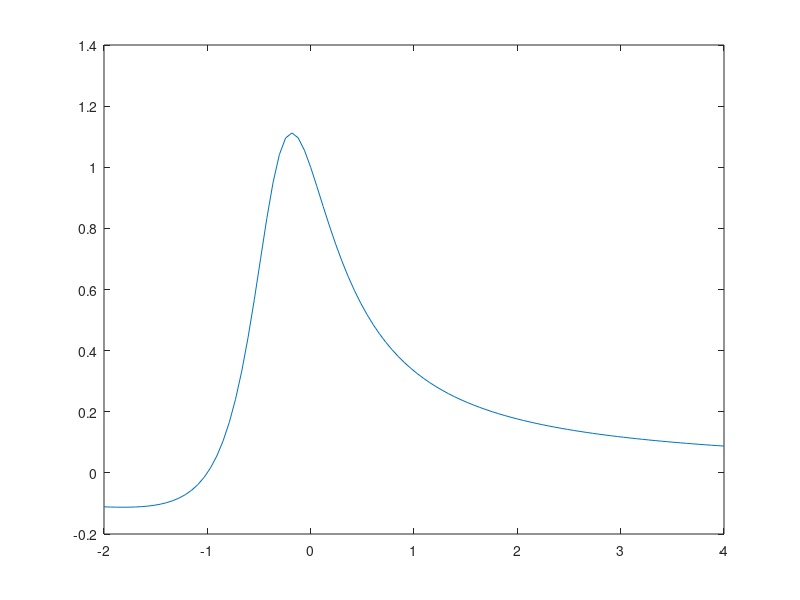

The MATLAB script that drew this image: (Note: this script raises an error after producing the figure.)
xi = -2:4;
xx = linspace(-2, 4);
fi = (xi + 1) ./ (3 * xi.^2 + 2 * xi + 1);
f = (xx + 1) ./ (3 * xx.^2 + 2 * xx + 1);
dfi = -(3 * xi.^2 + 6 * xi + 1) ./ (3 * xi.^2 + 2 * xi + 1).^2;

% Plot the function
plot(xx, f);
hold on;

% Compute and plot Lagrange interpolant
d = divided_diff(xi, fi);
plot(xx, newton_int(xi, d, xx));

% Compute and plot Hermite interpolant
[zi, d2] = divided_diff2(xi, fi, dfi);
plot(xx, newton_int(zi, d2, xx));

% Compute and plot de Boor spline interpolant
S = spline(xi, fi, xx);
plot(xx, S);

legend('Function f(x)', 'Lagrange Interpolant', 'Hermite Interpolant', 'de Boor Spline Interpolant');
